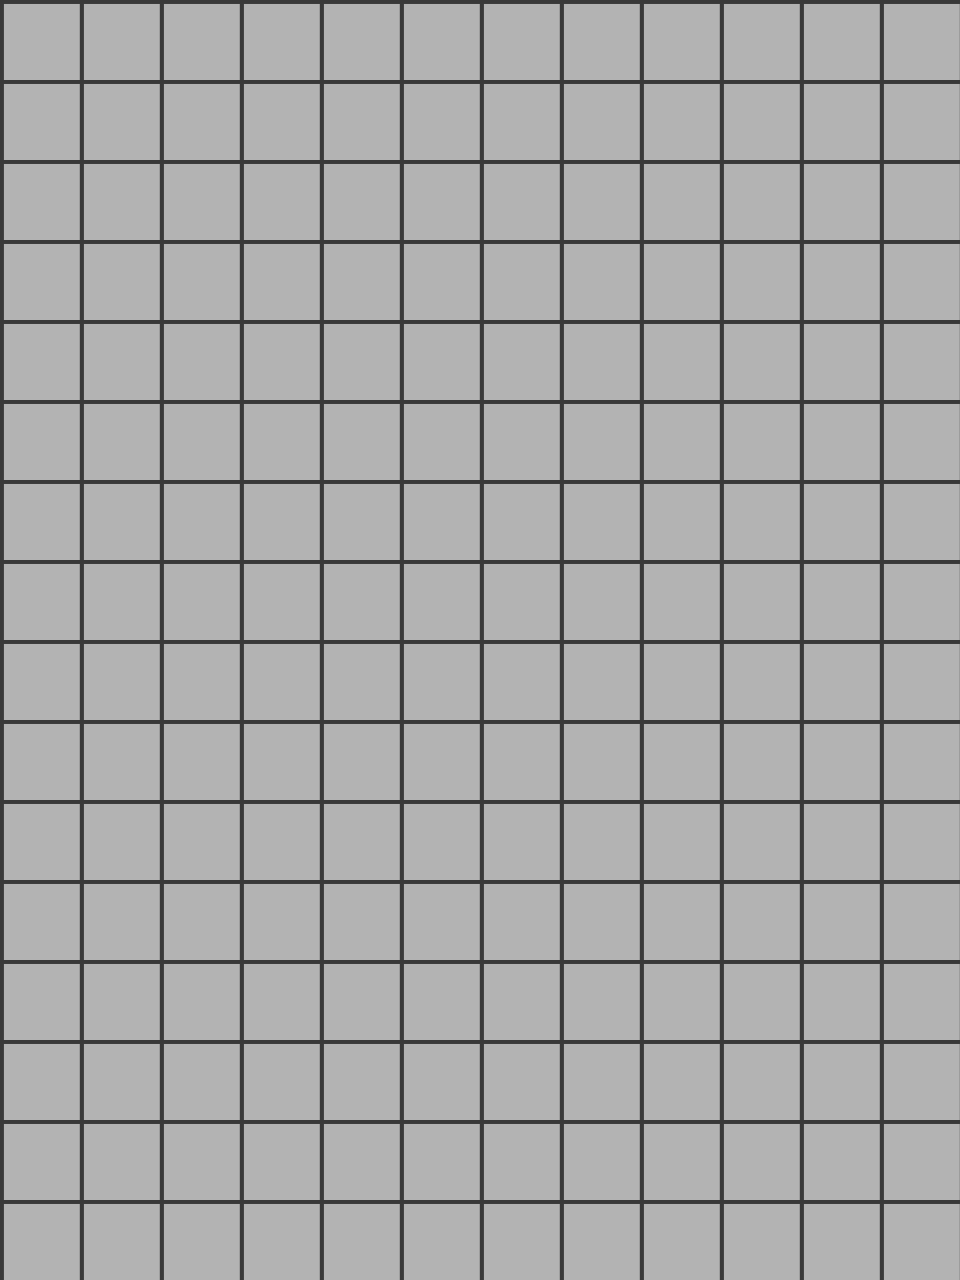

A 2D game scene composited from a Tiled map and its tileset images. What follows is a short description and the map's XML, with every tile layer's data as written:
An orthogonal 12x16 tile map with 80x80 px tiles, 6 tile layers (boardElements, lasers, wallsWEST, wallsSOUTH, ...).

<map version="1.2" tiledversion="1.2.3" orientation="orthogonal" renderorder="right-down" width="12" height="16" tilewidth="80" tileheight="80" infinite="0" nextlayerid="7" nextobjectid="1">
 <tileset firstgid="1" source="tileProperties.tsx" />
 <layer id="1" name="boardElements" width="12" height="16">
  <data encoding="csv">
22,22,22,22,22,22,22,22,22,22,22,22,
22,22,22,22,22,22,22,22,22,22,22,22,
22,22,22,22,22,22,22,22,22,22,22,22,
22,22,22,22,22,22,22,22,22,22,22,22,
22,22,22,22,22,22,22,22,22,22,22,22,
22,22,22,22,22,22,22,22,22,22,22,22,
22,22,22,22,22,22,22,22,22,22,22,22,
22,22,22,22,22,22,22,22,22,22,22,22,
22,22,22,22,22,22,22,22,22,22,22,22,
22,22,22,22,22,22,22,22,22,22,22,22,
22,22,22,22,22,22,22,22,22,22,22,22,
22,22,22,22,22,22,22,22,22,22,22,22,
22,22,22,22,22,22,22,22,22,22,22,22,
22,22,22,22,22,22,22,22,22,22,22,22,
22,22,22,22,22,22,22,22,22,22,22,22,
22,22,22,22,22,22,22,22,22,22,22,22
</data>
 </layer>
 <layer id="6" name="lasers" width="12" height="16">
  <data encoding="csv">
0,0,0,0,0,0,0,0,0,0,0,0,
0,0,0,0,0,0,0,0,0,0,0,0,
0,0,0,0,0,0,0,0,0,0,0,0,
0,0,0,0,0,0,0,0,0,0,0,0,
0,0,0,0,0,0,0,0,0,0,0,0,
0,0,0,0,0,0,0,0,0,0,0,0,
0,0,0,0,0,0,0,0,0,0,0,0,
0,0,0,0,0,0,0,0,0,0,0,0,
0,0,0,0,0,0,0,0,0,0,0,0,
0,0,0,0,0,0,0,0,0,0,0,0,
0,0,0,0,0,0,0,0,0,0,0,0,
0,0,0,0,0,0,0,0,0,0,0,0,
0,0,0,0,0,0,0,0,0,0,0,0,
0,0,0,0,0,0,0,0,0,0,0,0,
0,0,0,0,0,0,0,0,0,0,0,0,
0,0,0,0,0,0,0,0,0,0,0,0
</data>
 </layer>
 <layer id="2" name="wallsWEST" width="12" height="16">
  <data encoding="csv">
0,0,0,0,0,0,0,0,0,0,0,0,
0,0,0,0,0,0,0,0,0,0,0,0,
0,0,0,0,0,0,0,0,0,0,0,0,
0,0,0,0,0,0,0,0,0,0,0,0,
0,0,0,0,0,0,0,0,0,0,0,0,
0,0,0,0,0,0,0,0,0,0,0,0,
0,0,0,0,0,0,0,0,0,0,0,0,
0,0,0,0,0,0,0,0,0,0,0,0,
0,0,0,0,0,0,0,0,0,0,0,0,
0,0,0,0,0,0,0,0,0,0,0,0,
0,0,0,0,0,0,0,0,0,0,0,0,
0,0,0,0,0,0,0,0,0,0,0,0,
0,0,0,0,0,0,0,0,0,0,0,0,
0,0,0,0,0,0,0,0,0,0,0,0,
0,0,0,0,0,0,0,0,0,0,0,0,
0,0,0,0,0,0,0,0,0,0,0,0
</data>
 </layer>
 <layer id="3" name="wallsSOUTH" width="12" height="16">
  <data encoding="csv">
0,0,0,0,0,0,0,0,0,0,0,0,
0,0,0,0,0,0,0,0,0,0,0,0,
0,0,0,0,0,0,0,0,0,0,0,0,
0,0,0,0,0,0,0,0,0,0,0,0,
0,0,0,0,0,0,0,0,0,0,0,0,
0,0,0,0,0,0,0,0,0,0,0,0,
0,0,0,0,0,0,0,0,0,0,0,0,
0,0,0,0,0,0,0,0,0,0,0,0,
0,0,0,0,0,0,0,0,0,0,0,0,
0,0,0,0,0,0,0,0,0,0,0,0,
0,0,0,0,0,0,0,0,0,0,0,0,
0,0,0,0,0,0,0,0,0,0,0,0,
0,0,0,0,0,0,0,0,0,0,0,0,
0,0,0,0,0,0,0,0,0,0,0,0,
0,0,0,0,0,0,0,0,0,0,0,0,
0,0,0,0,0,0,0,0,0,0,0,0
</data>
 </layer>
 <layer id="4" name="wallsEAST" width="12" height="16">
  <data encoding="csv">
0,0,0,0,0,0,0,0,0,0,0,0,
0,0,0,0,0,0,0,0,0,0,0,0,
0,0,0,0,0,0,0,0,0,0,0,0,
0,0,0,0,0,0,0,0,0,0,0,0,
0,0,0,0,0,0,0,0,0,0,0,0,
0,0,0,0,0,0,0,0,0,0,0,0,
0,0,0,0,0,0,0,0,0,0,0,0,
0,0,0,0,0,0,0,0,0,0,0,0,
0,0,0,0,0,0,0,0,0,0,0,0,
0,0,0,0,0,0,0,0,0,0,0,0,
0,0,0,0,0,0,0,0,0,0,0,0,
0,0,0,0,0,0,0,0,0,0,0,0,
0,0,0,0,0,0,0,0,0,0,0,0,
0,0,0,0,0,0,0,0,0,0,0,0,
0,0,0,0,0,0,0,0,0,0,0,0,
0,0,0,0,0,0,0,0,0,0,0,0
</data>
 </layer>
 <layer id="5" name="wallsNORTH" width="12" height="16">
  <data encoding="csv">
0,0,0,0,0,0,0,0,0,0,0,0,
0,0,0,0,0,0,0,0,0,0,0,0,
0,0,0,0,0,0,0,0,0,0,0,0,
0,0,0,0,0,0,0,0,0,0,0,0,
0,0,0,0,0,0,0,0,0,0,0,0,
0,0,0,0,0,0,0,0,0,0,0,0,
0,0,0,0,0,0,0,0,0,0,0,0,
0,0,0,0,0,0,0,0,0,0,0,0,
0,0,0,0,0,0,0,0,0,0,0,0,
0,0,0,0,0,0,0,0,0,0,0,0,
0,0,0,0,0,0,0,0,0,0,0,0,
0,0,0,0,0,0,0,0,0,0,0,0,
0,0,0,0,0,0,0,0,0,0,0,0,
0,0,0,0,0,0,0,0,0,0,0,0,
0,0,0,0,0,0,0,0,0,0,0,0,
0,0,0,0,0,0,0,0,0,0,0,0
</data>
 </layer>
</map>
